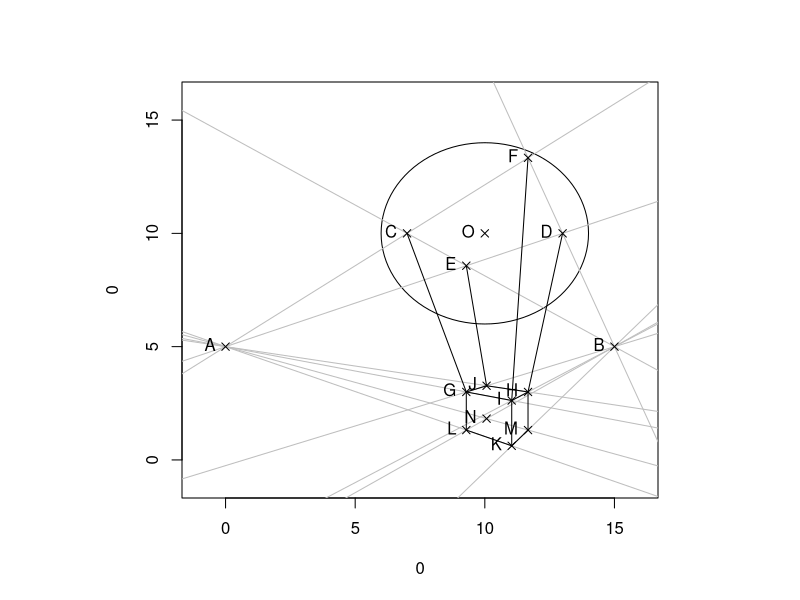

Recreate this plot in R.
g_ab = function(A, C) {
  b_AC = (A[2]-C[2])/(A[1]-C[1])
  a_AC = A[2] - b_AC*A[1]
  c(a_AC, b_AC)
}

g_int = function(AD, BC) {
  x = (BC[1]-AD[1]) / (AD[2]-BC[2])
  y = AD[2] * x + AD[1]
  c(x,y)
}

g_intv = function(AD, x) {
  y = AD[2] * x + AD[1]
  c(x,y)
}


draw_abline = function(l) {
  abline(a=l[1], b=l[2], col="grey")
}

draw_seg = function(I, J, ...) {
  arrows(I[1], I[2], J[1], J[2], 0, ...)
}

layout(1, respect=TRUE)
plot(0,0,col=0, xlim=c(-1,16), ylim=c(-1,16))#, xaxt="n", yaxt="n", ylab="", xlab="")

p = list(
  A = c(0 ,5) , 
  B = c(15,5) , 
  C = c(7 ,10), 
  D = c(13,10) 
)


l = list(
  AC = g_ab(p$A, p$C),
  AD = g_ab(p$A, p$D),
  BC = g_ab(p$B, p$C),
  BD = g_ab(p$B, p$D)
)

p$E = g_int(l$AD, l$BC)
p$F = g_int(l$AC, l$BD)

p$G = c(p$E[1], 3)
p$H = c(p$F[1], 3)

l$AG = g_ab(p$A, p$G)
l$BH = g_ab(p$B, p$H)
l$AH = g_ab(p$A, p$H)
l$BG = g_ab(p$B, p$G)

p$I = g_int(l$AG, l$BH)
p$J = g_int(l$AH, l$BG)

p$K = c(p$I[1], p$I[2]-2)

l$AK = g_ab(p$A, p$K)
l$BK = g_ab(p$B, p$K)

p$L = g_intv(l$AK, p$G[1])
p$M = g_intv(l$BK, p$H[1])

l$AM = g_ab(p$A, p$M)
l$BL = g_ab(p$B, p$L)

p$N = g_int(l$AM, l$BL)

p$O = g_int(g_ab(p$C, p$D), g_ab(p$E, p$F))
p$O[2] = p$O[2] 

plotrix::draw.ellipse(p$O[1], p$O[2], a=4, b=4)
  

sapply(l, draw_abline)
sapply(names(p), function(q) {
  points(p[[q]][1], p[[q]][2], pch=4)
  text(p[[q]][1], p[[q]][2], q, pos=2)
})

draw_seg(p$G, p$I)
draw_seg(p$H, p$I)
draw_seg(p$G, p$J)
draw_seg(p$J, p$H)
draw_seg(p$G, p$L)
draw_seg(p$I, p$K)
draw_seg(p$H, p$M)
draw_seg(p$L, p$K)
draw_seg(p$K, p$M)

draw_seg(p$C, p$G)
draw_seg(p$D, p$H)
draw_seg(p$E, p$J)
draw_seg(p$F, p$I)





